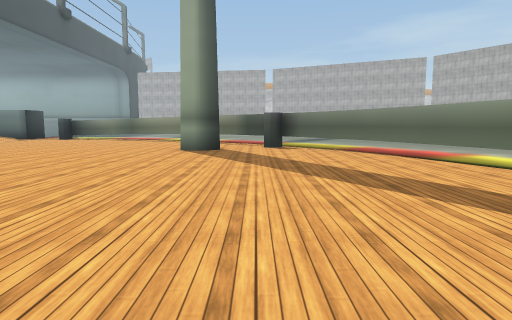
View 1 (above)

16 first-person views from a walk through a scene from a Unity 3-D project. The camera is 1.3 m above the floor, tilts 6° down and sees 75° across. The floor is counted in squares, 2 m on a side. Each view is taken from the middle of a square. On the plan, view 1 faces up. The plan holds only what a view shows up to about 10 squares ahead; the rest is blank. The place goes on beyond the plan. The player is left out. Some surface patterns are stand-ins.

View 2
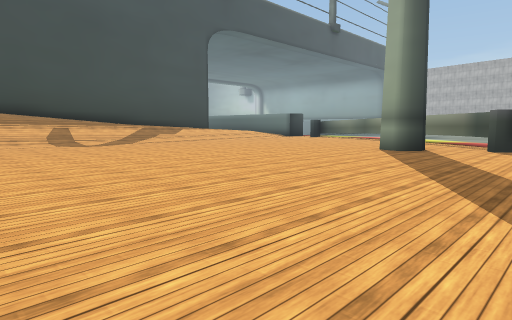

View 3
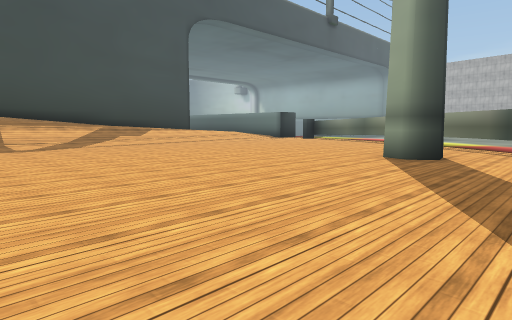

View 4
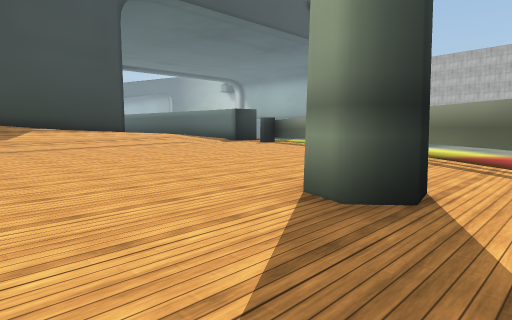

View 5
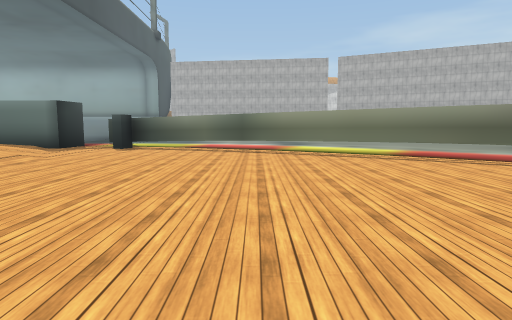

View 6
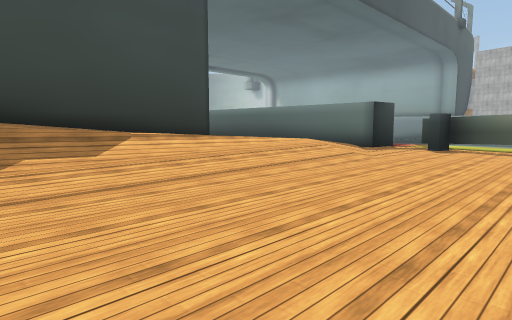

View 7
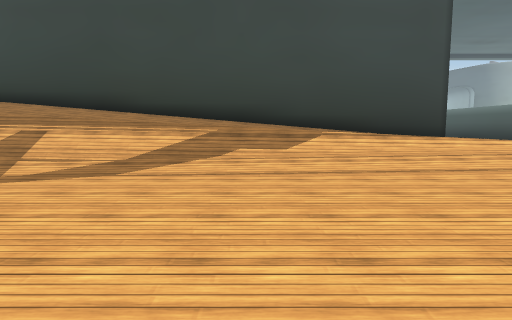

View 8
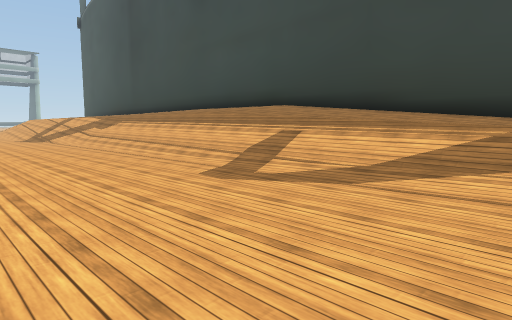

View 9
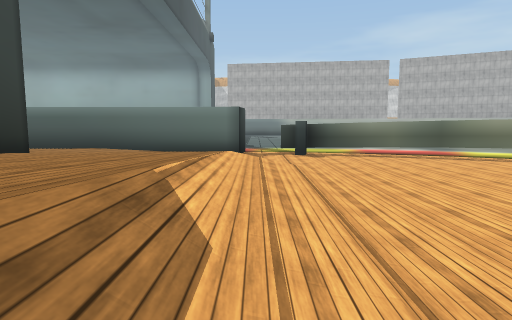

View 10
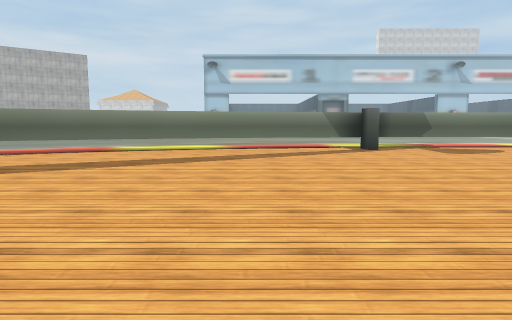

View 11
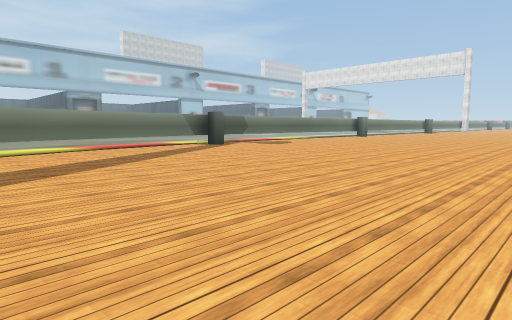

View 12
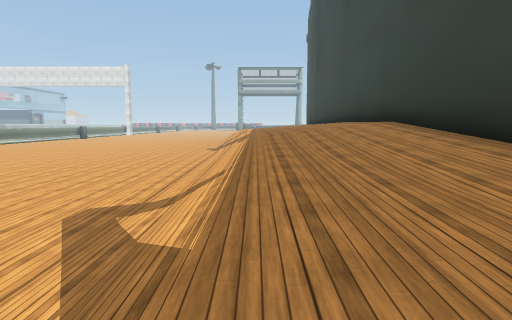

View 13
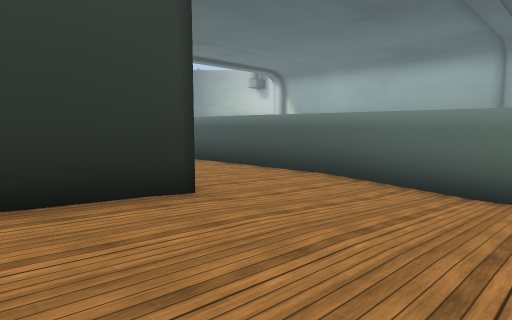

View 14
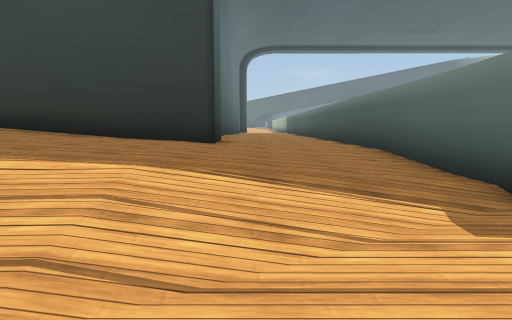

View 15
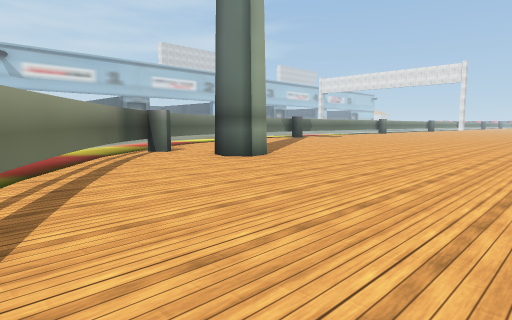

View 16
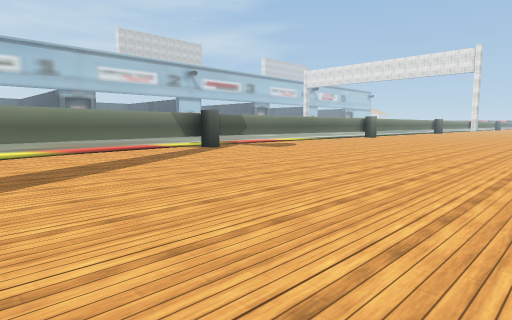

### Floor plan
Key: @ floor where view 1 was taken; # wall or solid block; . main floor; : floor 0.25 m higher than the main floor; + floor 0.5 m higher than the main floor; * floor 0.75 m higher than the main floor; % floor 1 m higher than the main floor; & floor 1.25 m higher than the main floor; $ floor 2.5 m higher than the main floor; / step, stairs or slope; T thing the floor can be seen under or through.
Columns run from 17 left of view 1 to 7 right of it. Each row starts with its distance up from view 1.
 17         ..    ..
 16 #######.##..........
 15 ::::::/.##TT........
 14 ++++:///... TT.....
 13 ++++////.....TTT..
 12 +*#/***//......TT..
 11   #****//.......TT...
 10   #**%%/.........TT.....
  9   #/%%%/.......##.TT....
  8   #/%%%/...........T....
  7   #/&&&/...........TT..
  6   #//&&/............T..
  5   #/////............TT...
  4   #/////.............T...
  3   #/////.............T...
  2   #/////.............T..
  1   #/////.............#.
  0   #/////.........@...#.
 -1   #$////.............##
 -2   #$////..............#

Positions as (right, up) in squares from view 1, and headings:
1: (0, 0), facing up
2: (2, 0), facing up-left
3: (1, 2), facing up-left
4: (0, 6), facing up-left
5: (-5, 6), facing up
6: (-6, 6), facing up-left
7: (-5, 7), facing left
8: (-6, 7), facing down-left
9: (-10, 6), facing up
10: (-5, 3), facing right
11: (-5, 7), facing down-right
12: (-11, 8), facing down
13: (-11, 10), facing up-left
14: (-8, 13), facing left
15: (-7, 14), facing down-right
16: (-4, 6), facing down-right
